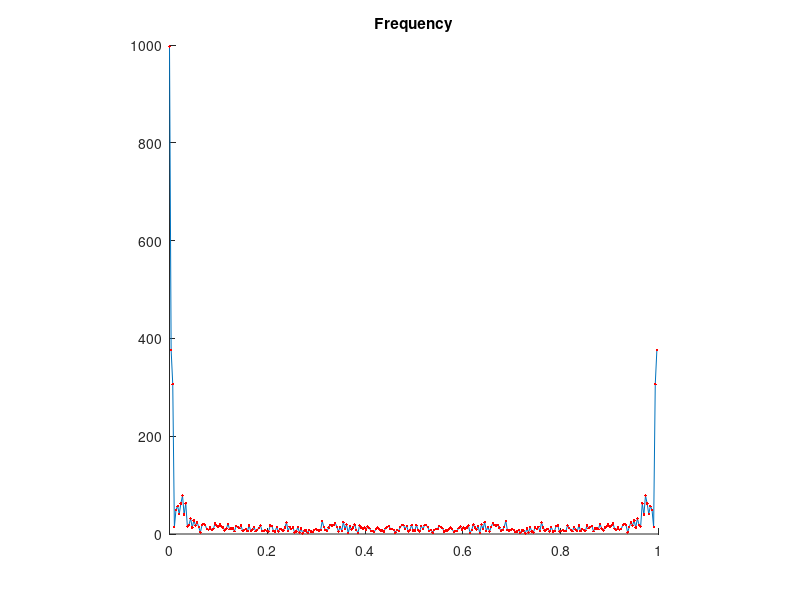
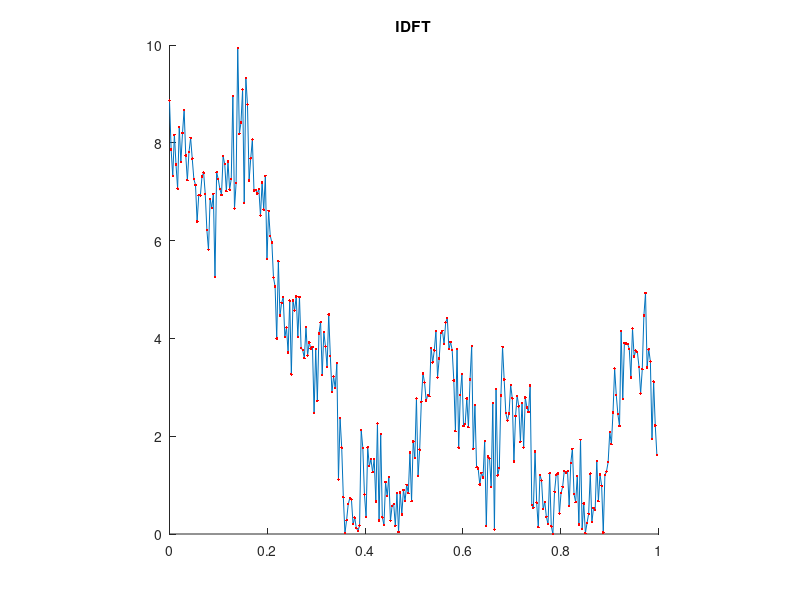
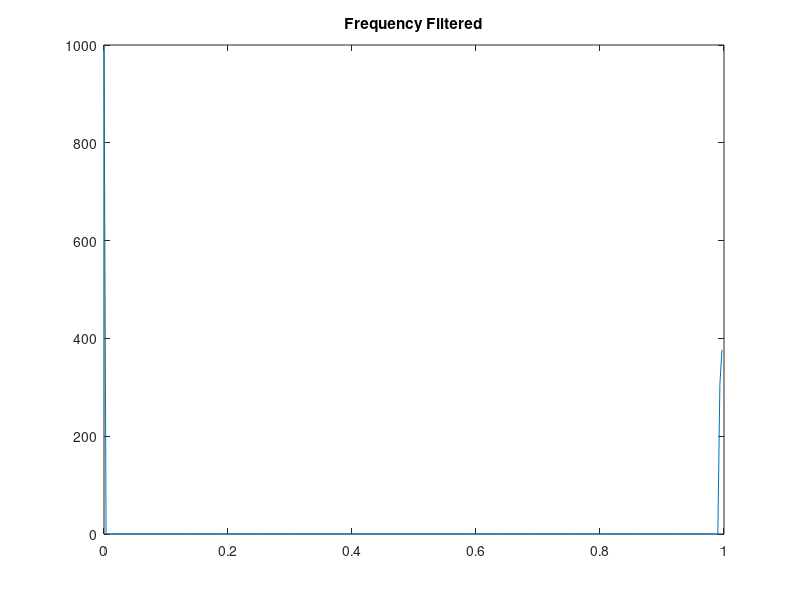
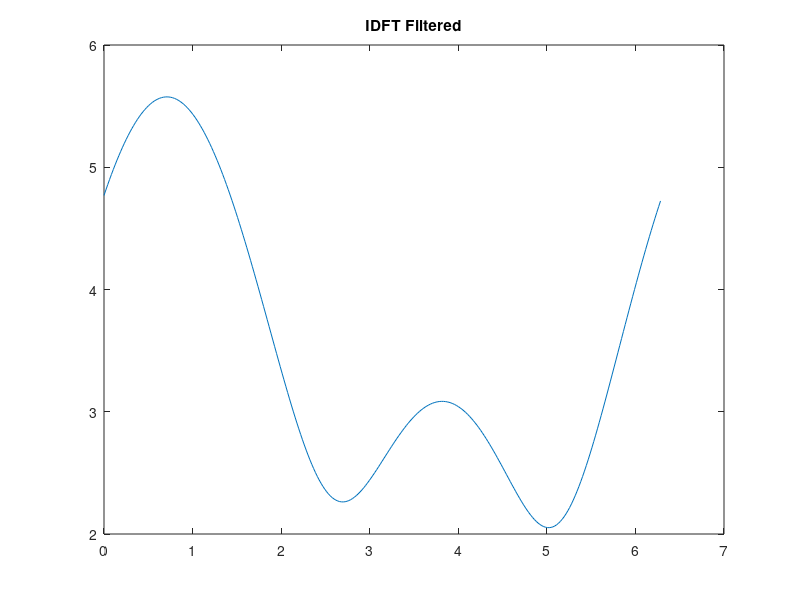

Source code (MATLAB) for these figures, in order:
clear 
clc
data=load('hw4data(1).txt');
t=data(:,1); ff=data(:,2);
N=length(data);
dt=2*pi/(N-1);
t=[0:dt:2*pi]';
w=exp(i*2*pi/N);

for k=0:N-1;
    v(k+1,1)=w^(-k);
end

for k=1:300;
    T(:,1)=v.^0;
    T(:,k+1)=v.^(k);
end

a=fft(ff);
aa=T*ff;

f   = 0:1:N-1;
f   = f/N;
hold all
axis square
plot(f,abs(a))
plot(f,abs(aa),'r.')
title('Frequency')

fi  = ifft(a);
ffi = conj(T)*aa/N;

figure
hold all
axis square
plot(f,abs(fi))
plot(f,abs(ffi),'r.')
title('IDFT')

%filtering
ff_filt=aa;
k=dt*N/5;
for i=1:N/2
    if i>=k
        ff_filt(i)=0;
    end
end
for i=round ((N/2)):N
    if i<=N-k
        ff_filt(i)=0;
    end
end

figure
plot(f,abs(ff_filt))
title('Frequency Filtered')

ffi_filt=conj(T)/N*ff_filt;

figure
plot(t,abs(ffi_filt))
title('IDFT Filtered')
